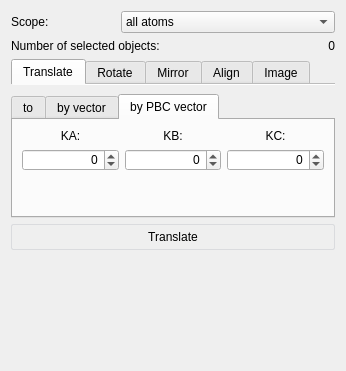
<?xml version="1.0" encoding="UTF-8"?>
<ui version="4.0">
 <class>GeoManipWorkPanel</class>
 <widget class="QWidget" name="GeoManipWorkPanel">
  <property name="geometry">
   <rect>
    <x>0</x>
    <y>0</y>
    <width>342</width>
    <height>371</height>
   </rect>
  </property>
  <property name="windowTitle">
   <string>Geometry Manipulation</string>
  </property>
  <property name="windowIcon">
   <iconset>
    <normaloff>:/images/StandardWP/geom_measure.png</normaloff>:/images/StandardWP/geom_measure.png</iconset>
  </property>
  <property name="styleSheet">
   <string notr="true"> QPushButton {
     border: 1px solid #dadbde;
  background-color: qlineargradient(x1: 0, y1: 0, x2: 0, y2: 1,
                                       stop: 0 #dadbde, stop: 1 #f6f7fa);
     border-radius: 2px;
     min-width: 34px;
     padding: 3px;
 }

 QPushButton:checked {
     border: 2px solid #777777;
 }

 QPushButton:pressed {
     border: 2px solid #777777;
 }</string>
  </property>
  <layout class="QVBoxLayout" name="verticalLayout">
   <item>
    <layout class="QGridLayout" name="gridLayout">
     <item row="0" column="0">
      <widget class="QLabel" name="ScopeLabel">
       <property name="font">
        <font>
         <weight>50</weight>
         <bold>false</bold>
        </font>
       </property>
       <property name="text">
        <string>Scope:</string>
       </property>
      </widget>
     </item>
     <item row="0" column="1" colspan="2">
      <widget class="QComboBox" name="CBGeoScope">
       <property name="sizePolicy">
        <sizepolicy hsizetype="Expanding" vsizetype="Preferred">
         <horstretch>0</horstretch>
         <verstretch>0</verstretch>
        </sizepolicy>
       </property>
       <property name="frame">
        <bool>true</bool>
       </property>
       <item>
        <property name="text">
         <string>all atoms</string>
        </property>
       </item>
       <item>
        <property name="text">
         <string>selected atoms</string>
        </property>
       </item>
       <item>
        <property name="text">
         <string>selected molecules</string>
        </property>
       </item>
      </widget>
     </item>
     <item row="1" column="0" colspan="2">
      <widget class="QLabel" name="SelObjLabel">
       <property name="font">
        <font>
         <weight>50</weight>
         <bold>false</bold>
        </font>
       </property>
       <property name="text">
        <string>Number of selected objects:</string>
       </property>
      </widget>
     </item>
     <item row="1" column="2">
      <widget class="QLabel" name="NumSelObjLabel">
       <property name="text">
        <string>0</string>
       </property>
       <property name="alignment">
        <set>Qt::AlignRight|Qt::AlignTrailing|Qt::AlignVCenter</set>
       </property>
      </widget>
     </item>
    </layout>
   </item>
   <item>
    <widget class="QTabWidget" name="actionTabWidget">
     <property name="sizePolicy">
      <sizepolicy hsizetype="Expanding" vsizetype="Expanding">
       <horstretch>0</horstretch>
       <verstretch>0</verstretch>
      </sizepolicy>
     </property>
     <property name="focusPolicy">
      <enum>Qt::ClickFocus</enum>
     </property>
     <property name="tabShape">
      <enum>QTabWidget::Rounded</enum>
     </property>
     <property name="currentIndex">
      <number>0</number>
     </property>
     <property name="elideMode">
      <enum>Qt::ElideNone</enum>
     </property>
     <property name="documentMode">
      <bool>true</bool>
     </property>
     <property name="tabsClosable">
      <bool>false</bool>
     </property>
     <property name="movable">
      <bool>true</bool>
     </property>
     <widget class="QWidget" name="translateTab">
      <attribute name="title">
       <string>Translate</string>
      </attribute>
      <layout class="QVBoxLayout" name="verticalLayout_7">
       <property name="leftMargin">
        <number>0</number>
       </property>
       <property name="rightMargin">
        <number>0</number>
       </property>
       <property name="bottomMargin">
        <number>0</number>
       </property>
       <item>
        <widget class="QTabWidget" name="translateTabWidget">
         <property name="currentIndex">
          <number>2</number>
         </property>
         <widget class="QWidget" name="translateToTab">
          <attribute name="title">
           <string>to</string>
          </attribute>
          <layout class="QVBoxLayout" name="verticalLayout_4">
           <item>
            <widget class="QPushButton" name="originPB">
             <property name="focusPolicy">
              <enum>Qt::NoFocus</enum>
             </property>
             <property name="text">
              <string>origin</string>
             </property>
             <property name="checkable">
              <bool>true</bool>
             </property>
            </widget>
           </item>
           <item>
            <widget class="QPushButton" name="boxCenterPB">
             <property name="focusPolicy">
              <enum>Qt::NoFocus</enum>
             </property>
             <property name="text">
              <string>box center</string>
             </property>
             <property name="checkable">
              <bool>true</bool>
             </property>
            </widget>
           </item>
           <item>
            <widget class="QCheckBox" name="massWeightedCB">
             <property name="text">
              <string>Mass weighted</string>
             </property>
             <property name="checked">
              <bool>true</bool>
             </property>
            </widget>
           </item>
           <item>
            <spacer name="verticalSpacer_8">
             <property name="orientation">
              <enum>Qt::Vertical</enum>
             </property>
             <property name="sizeHint" stdset="0">
              <size>
               <width>20</width>
               <height>0</height>
              </size>
             </property>
            </spacer>
           </item>
          </layout>
         </widget>
         <widget class="QWidget" name="translateByVectorTab">
          <attribute name="title">
           <string>by vector</string>
          </attribute>
          <layout class="QGridLayout" name="gridLayout_3">
           <item row="0" column="0">
            <widget class="QLabel" name="XVectLabel_2">
             <property name="text">
              <string>X:</string>
             </property>
             <property name="alignment">
              <set>Qt::AlignCenter</set>
             </property>
            </widget>
           </item>
           <item row="0" column="1">
            <widget class="QLabel" name="YVectLabel_2">
             <property name="text">
              <string>Y:</string>
             </property>
             <property name="alignment">
              <set>Qt::AlignCenter</set>
             </property>
            </widget>
           </item>
           <item row="0" column="2">
            <widget class="QLabel" name="ZVectLabel_2">
             <property name="text">
              <string>Z:</string>
             </property>
             <property name="alignment">
              <set>Qt::AlignCenter</set>
             </property>
            </widget>
           </item>
           <item row="1" column="0">
            <widget class="QQuantitySpinBox" name="translateXSB">
             <property name="alignment">
              <set>Qt::AlignRight|Qt::AlignTrailing|Qt::AlignVCenter</set>
             </property>
             <property name="minimum">
              <double>-99.989999999999995</double>
             </property>
             <property name="singleStep">
              <double>0.100000000000000</double>
             </property>
            </widget>
           </item>
           <item row="1" column="1">
            <widget class="QQuantitySpinBox" name="translateYSB">
             <property name="alignment">
              <set>Qt::AlignRight|Qt::AlignTrailing|Qt::AlignVCenter</set>
             </property>
             <property name="minimum">
              <double>-99.989999999999995</double>
             </property>
             <property name="singleStep">
              <double>0.100000000000000</double>
             </property>
            </widget>
           </item>
           <item row="1" column="2">
            <widget class="QQuantitySpinBox" name="translateZSB">
             <property name="alignment">
              <set>Qt::AlignRight|Qt::AlignTrailing|Qt::AlignVCenter</set>
             </property>
             <property name="minimum">
              <double>-99.989999999999995</double>
             </property>
             <property name="singleStep">
              <double>0.100000000000000</double>
             </property>
            </widget>
           </item>
           <item row="2" column="0" colspan="3">
            <spacer name="verticalSpacer_7">
             <property name="orientation">
              <enum>Qt::Vertical</enum>
             </property>
             <property name="sizeHint" stdset="0">
              <size>
               <width>20</width>
               <height>0</height>
              </size>
             </property>
            </spacer>
           </item>
          </layout>
         </widget>
         <widget class="QWidget" name="byPBCTab">
          <attribute name="title">
           <string>by PBC vector</string>
          </attribute>
          <layout class="QGridLayout" name="gridLayout_5">
           <item row="0" column="0">
            <widget class="QLabel" name="XVectLabel_3">
             <property name="text">
              <string>KA:</string>
             </property>
             <property name="alignment">
              <set>Qt::AlignCenter</set>
             </property>
            </widget>
           </item>
           <item row="0" column="1">
            <widget class="QLabel" name="YVectLabel_3">
             <property name="text">
              <string>KB:</string>
             </property>
             <property name="alignment">
              <set>Qt::AlignCenter</set>
             </property>
            </widget>
           </item>
           <item row="0" column="2">
            <widget class="QLabel" name="ZVectLabel_3">
             <property name="text">
              <string>KC:</string>
             </property>
             <property name="alignment">
              <set>Qt::AlignCenter</set>
             </property>
            </widget>
           </item>
           <item row="2" column="0" colspan="3">
            <spacer name="verticalSpacer_11">
             <property name="orientation">
              <enum>Qt::Vertical</enum>
             </property>
             <property name="sizeHint" stdset="0">
              <size>
               <width>298</width>
               <height>34</height>
              </size>
             </property>
            </spacer>
           </item>
           <item row="1" column="1">
            <widget class="QSpinBox" name="translatePBCBSB">
             <property name="alignment">
              <set>Qt::AlignRight|Qt::AlignTrailing|Qt::AlignVCenter</set>
             </property>
             <property name="minimum">
              <number>-99</number>
             </property>
            </widget>
           </item>
           <item row="1" column="0">
            <widget class="QSpinBox" name="translatePBCASB">
             <property name="alignment">
              <set>Qt::AlignRight|Qt::AlignTrailing|Qt::AlignVCenter</set>
             </property>
             <property name="minimum">
              <number>-99</number>
             </property>
            </widget>
           </item>
           <item row="1" column="2">
            <widget class="QSpinBox" name="translatePBCCSB">
             <property name="alignment">
              <set>Qt::AlignRight|Qt::AlignTrailing|Qt::AlignVCenter</set>
             </property>
             <property name="minimum">
              <number>-99</number>
             </property>
            </widget>
           </item>
          </layout>
         </widget>
        </widget>
       </item>
       <item>
        <widget class="QPushButton" name="translatePB">
         <property name="minimumSize">
          <size>
           <width>42</width>
           <height>26</height>
          </size>
         </property>
         <property name="focusPolicy">
          <enum>Qt::NoFocus</enum>
         </property>
         <property name="text">
          <string>Translate</string>
         </property>
        </widget>
       </item>
       <item>
        <spacer name="verticalSpacer">
         <property name="orientation">
          <enum>Qt::Vertical</enum>
         </property>
         <property name="sizeHint" stdset="0">
          <size>
           <width>20</width>
           <height>40</height>
          </size>
         </property>
        </spacer>
       </item>
      </layout>
     </widget>
     <widget class="QWidget" name="rotateTab">
      <property name="sizePolicy">
       <sizepolicy hsizetype="Preferred" vsizetype="Preferred">
        <horstretch>0</horstretch>
        <verstretch>0</verstretch>
       </sizepolicy>
      </property>
      <attribute name="title">
       <string>Rotate</string>
      </attribute>
      <layout class="QGridLayout" name="gridLayout_8">
       <property name="leftMargin">
        <number>0</number>
       </property>
       <property name="rightMargin">
        <number>0</number>
       </property>
       <property name="bottomMargin">
        <number>0</number>
       </property>
       <item row="2" column="1">
        <widget class="QQuantitySpinBox" name="rotateAngleSB">
         <property name="alignment">
          <set>Qt::AlignRight|Qt::AlignTrailing|Qt::AlignVCenter</set>
         </property>
         <property name="minimum">
          <double>-99.989999999999995</double>
         </property>
         <property name="singleStep">
          <double>0.100000000000000</double>
         </property>
        </widget>
       </item>
       <item row="3" column="0" colspan="2">
        <widget class="QPushButton" name="rotatePB">
         <property name="minimumSize">
          <size>
           <width>42</width>
           <height>26</height>
          </size>
         </property>
         <property name="focusPolicy">
          <enum>Qt::NoFocus</enum>
         </property>
         <property name="text">
          <string>Rotate</string>
         </property>
        </widget>
       </item>
       <item row="4" column="1">
        <spacer name="verticalSpacer_2">
         <property name="orientation">
          <enum>Qt::Vertical</enum>
         </property>
         <property name="sizeHint" stdset="0">
          <size>
           <width>20</width>
           <height>40</height>
          </size>
         </property>
        </spacer>
       </item>
       <item row="2" column="0">
        <widget class="QLabel" name="ByAngleLabel">
         <property name="sizePolicy">
          <sizepolicy hsizetype="Maximum" vsizetype="Preferred">
           <horstretch>0</horstretch>
           <verstretch>0</verstretch>
          </sizepolicy>
         </property>
         <property name="text">
          <string>Angle:</string>
         </property>
         <property name="alignment">
          <set>Qt::AlignLeading|Qt::AlignLeft|Qt::AlignVCenter</set>
         </property>
        </widget>
       </item>
       <item row="0" column="0" colspan="2">
        <widget class="QTabWidget" name="rotateTabWidget">
         <property name="sizePolicy">
          <sizepolicy hsizetype="Expanding" vsizetype="Minimum">
           <horstretch>0</horstretch>
           <verstretch>0</verstretch>
          </sizepolicy>
         </property>
         <property name="currentIndex">
          <number>0</number>
         </property>
         <widget class="QWidget" name="tab_3">
          <attribute name="title">
           <string>Default axis</string>
          </attribute>
          <layout class="QVBoxLayout" name="verticalLayout_2">
           <item>
            <widget class="QPushButton" name="xAxisPB">
             <property name="focusPolicy">
              <enum>Qt::NoFocus</enum>
             </property>
             <property name="text">
              <string>X-axis</string>
             </property>
             <property name="checkable">
              <bool>true</bool>
             </property>
            </widget>
           </item>
           <item>
            <widget class="QPushButton" name="yAxisPB">
             <property name="focusPolicy">
              <enum>Qt::NoFocus</enum>
             </property>
             <property name="text">
              <string>Y-axis</string>
             </property>
             <property name="checkable">
              <bool>true</bool>
             </property>
            </widget>
           </item>
           <item>
            <widget class="QPushButton" name="zAxisPB">
             <property name="focusPolicy">
              <enum>Qt::NoFocus</enum>
             </property>
             <property name="text">
              <string>Z-axis</string>
             </property>
             <property name="checkable">
              <bool>true</bool>
             </property>
            </widget>
           </item>
           <item>
            <spacer name="verticalSpacer_5">
             <property name="orientation">
              <enum>Qt::Vertical</enum>
             </property>
             <property name="sizeHint" stdset="0">
              <size>
               <width>20</width>
               <height>0</height>
              </size>
             </property>
            </spacer>
           </item>
          </layout>
         </widget>
         <widget class="QWidget" name="tab_4">
          <attribute name="title">
           <string>Custom axis</string>
          </attribute>
          <layout class="QGridLayout" name="gridLayout_9">
           <item row="0" column="0">
            <widget class="QLabel" name="XOrigLabel">
             <property name="lineWidth">
              <number>-2</number>
             </property>
             <property name="text">
              <string>X:</string>
             </property>
             <property name="alignment">
              <set>Qt::AlignCenter</set>
             </property>
            </widget>
           </item>
           <item row="0" column="1">
            <widget class="QLabel" name="YOrigLabel">
             <property name="lineWidth">
              <number>-2</number>
             </property>
             <property name="text">
              <string>Y:</string>
             </property>
             <property name="alignment">
              <set>Qt::AlignCenter</set>
             </property>
            </widget>
           </item>
           <item row="0" column="2">
            <widget class="QLabel" name="ZOrigLabel_2">
             <property name="lineWidth">
              <number>-2</number>
             </property>
             <property name="text">
              <string>Z:</string>
             </property>
             <property name="alignment">
              <set>Qt::AlignCenter</set>
             </property>
            </widget>
           </item>
           <item row="1" column="0" colspan="2">
            <widget class="QLabel" name="RotateOriginLabel">
             <property name="text">
              <string>Vector origin:</string>
             </property>
            </widget>
           </item>
           <item row="2" column="0">
            <widget class="QQuantitySpinBox" name="vectorOriginXSB">
             <property name="alignment">
              <set>Qt::AlignRight|Qt::AlignTrailing|Qt::AlignVCenter</set>
             </property>
             <property name="minimum">
              <double>-99.989999999999995</double>
             </property>
             <property name="singleStep">
              <double>0.100000000000000</double>
             </property>
            </widget>
           </item>
           <item row="2" column="1">
            <widget class="QQuantitySpinBox" name="vectorOriginYSB">
             <property name="alignment">
              <set>Qt::AlignRight|Qt::AlignTrailing|Qt::AlignVCenter</set>
             </property>
             <property name="minimum">
              <double>-99.989999999999995</double>
             </property>
             <property name="singleStep">
              <double>0.100000000000000</double>
             </property>
            </widget>
           </item>
           <item row="2" column="2">
            <widget class="QQuantitySpinBox" name="vectorOriginZSB">
             <property name="alignment">
              <set>Qt::AlignRight|Qt::AlignTrailing|Qt::AlignVCenter</set>
             </property>
             <property name="minimum">
              <double>-99.989999999999995</double>
             </property>
             <property name="singleStep">
              <double>0.100000000000000</double>
             </property>
            </widget>
           </item>
           <item row="3" column="0" colspan="2">
            <widget class="QLabel" name="RotateVectorLabel_3">
             <property name="text">
              <string>Vector direction:</string>
             </property>
            </widget>
           </item>
           <item row="4" column="0">
            <widget class="QQuantitySpinBox" name="vectorDirectionXSB">
             <property name="alignment">
              <set>Qt::AlignRight|Qt::AlignTrailing|Qt::AlignVCenter</set>
             </property>
             <property name="minimum">
              <double>-99.989999999999995</double>
             </property>
             <property name="singleStep">
              <double>0.100000000000000</double>
             </property>
            </widget>
           </item>
           <item row="4" column="1">
            <widget class="QQuantitySpinBox" name="vectorDirectionYSB">
             <property name="alignment">
              <set>Qt::AlignRight|Qt::AlignTrailing|Qt::AlignVCenter</set>
             </property>
             <property name="minimum">
              <double>-99.989999999999995</double>
             </property>
             <property name="singleStep">
              <double>0.100000000000000</double>
             </property>
            </widget>
           </item>
           <item row="4" column="2">
            <widget class="QQuantitySpinBox" name="vectorDirectionZSB">
             <property name="alignment">
              <set>Qt::AlignRight|Qt::AlignTrailing|Qt::AlignVCenter</set>
             </property>
             <property name="minimum">
              <double>-99.989999999999995</double>
             </property>
             <property name="singleStep">
              <double>0.100000000000000</double>
             </property>
            </widget>
           </item>
          </layout>
         </widget>
        </widget>
       </item>
      </layout>
     </widget>
     <widget class="QWidget" name="mirrorTab">
      <attribute name="title">
       <string>Mirror</string>
      </attribute>
      <layout class="QVBoxLayout" name="verticalLayout_3">
       <property name="leftMargin">
        <number>0</number>
       </property>
       <property name="rightMargin">
        <number>0</number>
       </property>
       <property name="bottomMargin">
        <number>0</number>
       </property>
       <item>
        <widget class="QTabWidget" name="tabWidget_2">
         <property name="sizePolicy">
          <sizepolicy hsizetype="Expanding" vsizetype="Minimum">
           <horstretch>0</horstretch>
           <verstretch>0</verstretch>
          </sizepolicy>
         </property>
         <property name="currentIndex">
          <number>0</number>
         </property>
         <widget class="QWidget" name="defaultPlaneTab">
          <attribute name="title">
           <string>Default plane</string>
          </attribute>
          <layout class="QGridLayout" name="gridLayout_2">
           <item row="0" column="0">
            <widget class="QPushButton" name="xyPlanePB">
             <property name="focusPolicy">
              <enum>Qt::NoFocus</enum>
             </property>
             <property name="text">
              <string>XY-plane</string>
             </property>
             <property name="checkable">
              <bool>true</bool>
             </property>
            </widget>
           </item>
           <item row="1" column="0">
            <widget class="QPushButton" name="xzPlanePB">
             <property name="focusPolicy">
              <enum>Qt::NoFocus</enum>
             </property>
             <property name="text">
              <string>XZ-plane</string>
             </property>
             <property name="checkable">
              <bool>true</bool>
             </property>
            </widget>
           </item>
           <item row="2" column="0">
            <widget class="QPushButton" name="yzPlanePB">
             <property name="focusPolicy">
              <enum>Qt::NoFocus</enum>
             </property>
             <property name="text">
              <string>YZ-plane</string>
             </property>
             <property name="checkable">
              <bool>true</bool>
             </property>
            </widget>
           </item>
           <item row="3" column="0">
            <spacer name="verticalSpacer_4">
             <property name="orientation">
              <enum>Qt::Vertical</enum>
             </property>
             <property name="sizeHint" stdset="0">
              <size>
               <width>20</width>
               <height>0</height>
              </size>
             </property>
            </spacer>
           </item>
          </layout>
         </widget>
         <widget class="QWidget" name="customPlaneTab">
          <attribute name="title">
           <string>Custom plane</string>
          </attribute>
          <layout class="QGridLayout" name="gridLayout_4">
           <item row="0" column="0">
            <widget class="QLabel" name="label_12">
             <property name="text">
              <string>X:</string>
             </property>
             <property name="alignment">
              <set>Qt::AlignCenter</set>
             </property>
            </widget>
           </item>
           <item row="0" column="1">
            <widget class="QLabel" name="label_13">
             <property name="text">
              <string>Y:</string>
             </property>
             <property name="alignment">
              <set>Qt::AlignCenter</set>
             </property>
            </widget>
           </item>
           <item row="0" column="2">
            <widget class="QLabel" name="label_14">
             <property name="text">
              <string>Z:</string>
             </property>
             <property name="alignment">
              <set>Qt::AlignCenter</set>
             </property>
            </widget>
           </item>
           <item row="1" column="0" colspan="3">
            <widget class="QLabel" name="Label_3">
             <property name="text">
              <string>Plane origin:</string>
             </property>
            </widget>
           </item>
           <item row="2" column="0">
            <widget class="QQuantitySpinBox" name="planeOriginXSB">
             <property name="alignment">
              <set>Qt::AlignRight|Qt::AlignTrailing|Qt::AlignVCenter</set>
             </property>
             <property name="minimum">
              <double>-99.989999999999995</double>
             </property>
             <property name="singleStep">
              <double>0.100000000000000</double>
             </property>
            </widget>
           </item>
           <item row="2" column="1">
            <widget class="QQuantitySpinBox" name="planeOriginYSB">
             <property name="alignment">
              <set>Qt::AlignRight|Qt::AlignTrailing|Qt::AlignVCenter</set>
             </property>
             <property name="minimum">
              <double>-99.989999999999995</double>
             </property>
             <property name="singleStep">
              <double>0.100000000000000</double>
             </property>
            </widget>
           </item>
           <item row="2" column="2">
            <widget class="QQuantitySpinBox" name="planeOriginZSB">
             <property name="alignment">
              <set>Qt::AlignRight|Qt::AlignTrailing|Qt::AlignVCenter</set>
             </property>
             <property name="minimum">
              <double>-99.989999999999995</double>
             </property>
             <property name="singleStep">
              <double>0.100000000000000</double>
             </property>
            </widget>
           </item>
           <item row="3" column="0" colspan="3">
            <widget class="QLabel" name="Label_2">
             <property name="text">
              <string>Normal vector:</string>
             </property>
            </widget>
           </item>
           <item row="4" column="0">
            <widget class="QQuantitySpinBox" name="planeNormalXSB">
             <property name="alignment">
              <set>Qt::AlignRight|Qt::AlignTrailing|Qt::AlignVCenter</set>
             </property>
             <property name="minimum">
              <double>-99.989999999999995</double>
             </property>
             <property name="singleStep">
              <double>0.100000000000000</double>
             </property>
            </widget>
           </item>
           <item row="4" column="1">
            <widget class="QQuantitySpinBox" name="planeNormalYSB">
             <property name="alignment">
              <set>Qt::AlignRight|Qt::AlignTrailing|Qt::AlignVCenter</set>
             </property>
             <property name="minimum">
              <double>-99.989999999999995</double>
             </property>
             <property name="singleStep">
              <double>0.100000000000000</double>
             </property>
            </widget>
           </item>
           <item row="4" column="2">
            <widget class="QQuantitySpinBox" name="planeNormalZSB">
             <property name="alignment">
              <set>Qt::AlignRight|Qt::AlignTrailing|Qt::AlignVCenter</set>
             </property>
             <property name="minimum">
              <double>-99.989999999999995</double>
             </property>
             <property name="singleStep">
              <double>0.100000000000000</double>
             </property>
            </widget>
           </item>
           <item row="5" column="0" colspan="2">
            <spacer name="verticalSpacer_9">
             <property name="orientation">
              <enum>Qt::Vertical</enum>
             </property>
             <property name="sizeHint" stdset="0">
              <size>
               <width>20</width>
               <height>0</height>
              </size>
             </property>
            </spacer>
           </item>
          </layout>
         </widget>
        </widget>
       </item>
       <item>
        <widget class="QPushButton" name="mirrorPB">
         <property name="focusPolicy">
          <enum>Qt::NoFocus</enum>
         </property>
         <property name="text">
          <string>Mirror</string>
         </property>
        </widget>
       </item>
       <item>
        <spacer name="verticalSpacer_1">
         <property name="orientation">
          <enum>Qt::Vertical</enum>
         </property>
         <property name="sizeHint" stdset="0">
          <size>
           <width>20</width>
           <height>40</height>
          </size>
         </property>
        </spacer>
       </item>
      </layout>
     </widget>
     <widget class="QWidget" name="alignTab">
      <attribute name="title">
       <string>Align</string>
      </attribute>
      <layout class="QVBoxLayout" name="verticalLayout_5">
       <property name="leftMargin">
        <number>0</number>
       </property>
       <property name="rightMargin">
        <number>0</number>
       </property>
       <property name="bottomMargin">
        <number>0</number>
       </property>
       <item>
        <widget class="QTabWidget" name="tabWidget_5">
         <property name="currentIndex">
          <number>0</number>
         </property>
         <widget class="QWidget" name="tab">
          <attribute name="title">
           <string>Default axis</string>
          </attribute>
          <layout class="QVBoxLayout" name="verticalLayout_6">
           <item>
            <widget class="QPushButton" name="xAxisPB_2">
             <property name="focusPolicy">
              <enum>Qt::NoFocus</enum>
             </property>
             <property name="text">
              <string>X-axis</string>
             </property>
             <property name="checkable">
              <bool>true</bool>
             </property>
            </widget>
           </item>
           <item>
            <widget class="QPushButton" name="yAxisPB_2">
             <property name="focusPolicy">
              <enum>Qt::NoFocus</enum>
             </property>
             <property name="text">
              <string>Y-axis</string>
             </property>
             <property name="checkable">
              <bool>true</bool>
             </property>
            </widget>
           </item>
           <item>
            <widget class="QPushButton" name="zAxisPB_2">
             <property name="focusPolicy">
              <enum>Qt::NoFocus</enum>
             </property>
             <property name="text">
              <string>Z-axis</string>
             </property>
             <property name="checkable">
              <bool>true</bool>
             </property>
            </widget>
           </item>
           <item>
            <spacer name="verticalSpacer_6">
             <property name="orientation">
              <enum>Qt::Vertical</enum>
             </property>
             <property name="sizeHint" stdset="0">
              <size>
               <width>20</width>
               <height>0</height>
              </size>
             </property>
            </spacer>
           </item>
          </layout>
         </widget>
        </widget>
       </item>
       <item>
        <widget class="QPushButton" name="alignPB">
         <property name="minimumSize">
          <size>
           <width>42</width>
           <height>26</height>
          </size>
         </property>
         <property name="focusPolicy">
          <enum>Qt::NoFocus</enum>
         </property>
         <property name="text">
          <string>Align principal axis</string>
         </property>
        </widget>
       </item>
       <item>
        <spacer name="verticalSpacer_3">
         <property name="orientation">
          <enum>Qt::Vertical</enum>
         </property>
         <property name="sizeHint" stdset="0">
          <size>
           <width>20</width>
           <height>40</height>
          </size>
         </property>
        </spacer>
       </item>
      </layout>
     </widget>
     <widget class="QWidget" name="imageTab">
      <attribute name="title">
       <string>Image</string>
      </attribute>
      <layout class="QVBoxLayout" name="verticalLayout_8">
       <property name="leftMargin">
        <number>0</number>
       </property>
       <property name="rightMargin">
        <number>0</number>
       </property>
       <property name="bottomMargin">
        <number>9</number>
       </property>
       <item>
        <widget class="QTabWidget" name="tabWidget_6">
         <property name="currentIndex">
          <number>0</number>
         </property>
         <widget class="QWidget" name="tab_2">
          <attribute name="title">
           <string>by</string>
          </attribute>
          <layout class="QVBoxLayout" name="verticalLayout_9">
           <item>
            <widget class="QPushButton" name="byMoleculesPB">
             <property name="focusPolicy">
              <enum>Qt::NoFocus</enum>
             </property>
             <property name="text">
              <string>molecules</string>
             </property>
             <property name="checkable">
              <bool>true</bool>
             </property>
            </widget>
           </item>
           <item>
            <widget class="QPushButton" name="byResiduesPB">
             <property name="focusPolicy">
              <enum>Qt::NoFocus</enum>
             </property>
             <property name="text">
              <string>residues</string>
             </property>
             <property name="checkable">
              <bool>true</bool>
             </property>
            </widget>
           </item>
           <item>
            <widget class="QPushButton" name="byAtomsPB">
             <property name="focusPolicy">
              <enum>Qt::NoFocus</enum>
             </property>
             <property name="text">
              <string>atoms</string>
             </property>
             <property name="checkable">
              <bool>true</bool>
             </property>
            </widget>
           </item>
           <item>
            <widget class="QCheckBox" name="familiarShapeCB">
             <property name="text">
              <string>Familiar shape</string>
             </property>
             <property name="checked">
              <bool>true</bool>
             </property>
            </widget>
           </item>
           <item>
            <widget class="QCheckBox" name="aroundOriginCB">
             <property name="text">
              <string>Around origin</string>
             </property>
            </widget>
           </item>
           <item>
            <spacer name="verticalSpacer_10">
             <property name="orientation">
              <enum>Qt::Vertical</enum>
             </property>
             <property name="sizeHint" stdset="0">
              <size>
               <width>20</width>
               <height>40</height>
              </size>
             </property>
            </spacer>
           </item>
          </layout>
         </widget>
        </widget>
       </item>
       <item>
        <widget class="QPushButton" name="imagePB">
         <property name="text">
          <string>Image</string>
         </property>
        </widget>
       </item>
      </layout>
     </widget>
    </widget>
   </item>
  </layout>
 </widget>
 <customwidgets>
  <customwidget>
   <class>QQuantitySpinBox</class>
   <extends>QDoubleSpinBox</extends>
   <header location="global">QuantitySpinBox.hpp</header>
  </customwidget>
 </customwidgets>
 <resources/>
 <connections/>
</ui>
